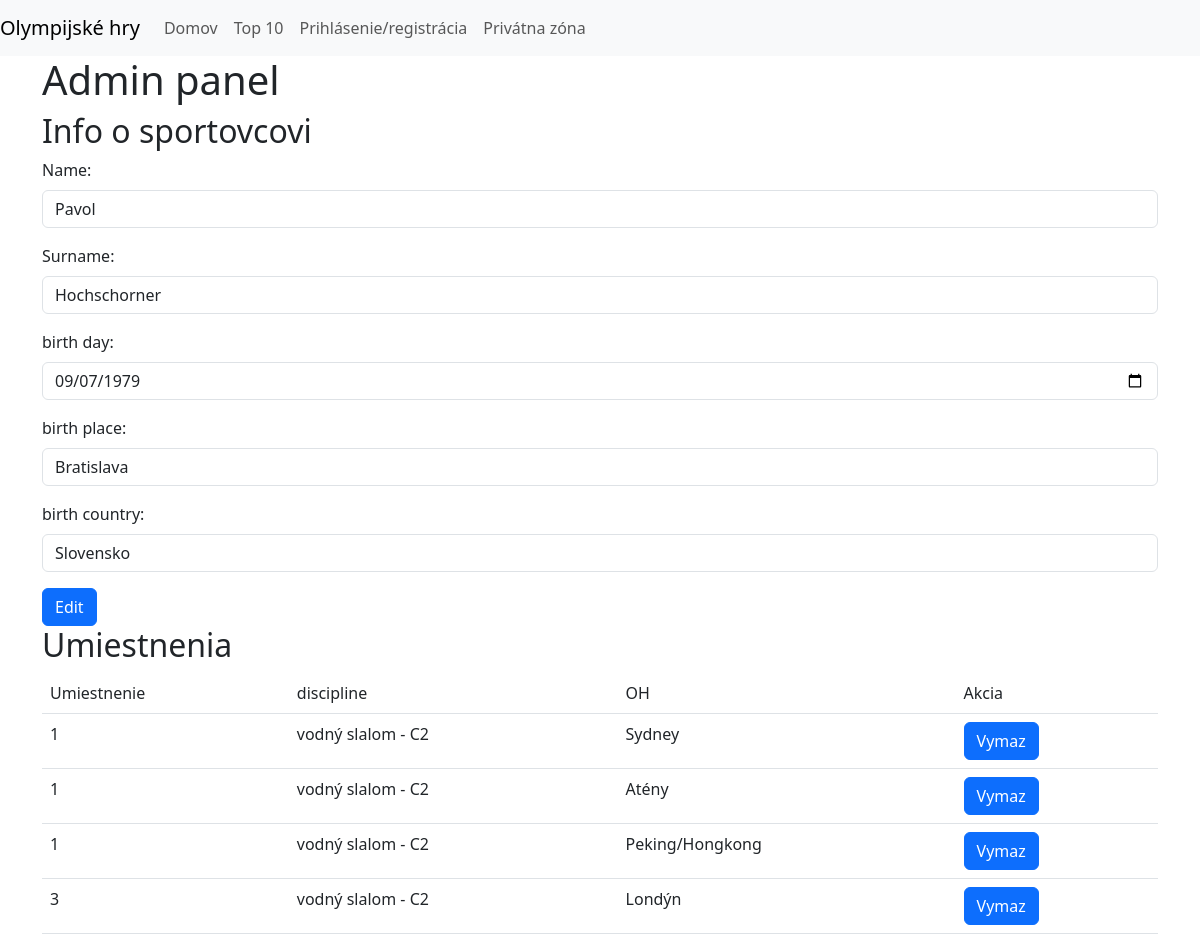
The page /editPerson.php?id=2 (signed in) on the database its author committed.
### tables this page shows
CREATE TABLE `person` (
  `id` int UNSIGNED NOT NULL,
  `name` varchar(100) NOT NULL,
  `surname` varchar(100) NOT NULL,
  `birth_day` date NOT NULL,
  `birth_place` varchar(100) NOT NULL,
  `birth_country` varchar(100) NOT NULL,
  `death_day` date DEFAULT NULL,
  `death_place` varchar(100) DEFAULT NULL,
  `death_country` varchar(100) DEFAULT NULL
);

CREATE TABLE `placement` (
  `id` int UNSIGNED NOT NULL,
  `person_id` int UNSIGNED NOT NULL,
  `games_id` int UNSIGNED NOT NULL,
  `placing` smallint UNSIGNED NOT NULL,
  `discipline` varchar(200) NOT NULL
);

CREATE TABLE `games` (
  `id` int UNSIGNED NOT NULL,
  `type` varchar(10) NOT NULL,
  `year` smallint NOT NULL,
  `games_order` tinyint UNSIGNED NOT NULL,
  `city` varchar(100) NOT NULL,
  `country` varchar(100) NOT NULL
);

### editPerson.php (the view, shortened to what this page needs)
<?php
require_once('config.php');
try {
    $db = new PDO("mysql:host=$hostname;dbname=$dbname", $username, $password);
    $db->setAttribute(PDO::ATTR_ERRMODE, PDO::ERRMODE_EXCEPTION);
    $query = "SELECT * FROM person where id=?";
    $stmt = $db->prepare($query);
    $stmt->execute([$_GET['id']]);
    $person = $stmt->fetch(PDO::FETCH_ASSOC);
    $query = "select placement.*, games.city from placement join games on placement.games_id = games.id where placement.person_id=?";
    $stmt = $db->prepare($query);
    $stmt->execute([$_GET['id']]);
    $placements = $stmt->fetchAll(PDO::FETCH_ASSOC);
} catch (PDOException $e) {
    echo $e->getMessage();
}
?>
<!DOCTYPE html>
<html lang="en">
<head>
    <link rel="stylesheet" href="https://unpkg.com/@picocss/pico@1.*/css/pico.min.css">
    <link href="https://cdn.jsdelivr.net/npm/bootstrap@5.3.0-alpha1/dist/css/bootstrap.min.css" rel="stylesheet"
>
</head>
<body>
    <nav class="navbar navbar-expand-lg navbar-light bg-light">
        <a class="navbar-brand" href="#">Olympijské hry</a>
        <div class="collapse navbar-collapse" id="navbarNav">
            <ul class="navbar-nav">
                <li class="nav-item active">
                    <a class="nav-link" href="index.php">Domov <span class="sr-only"></span></a>
                </li>
                <li class="nav-item">
                    <a class="nav-link" href="topTen.php">Top 10</a>
                </li>
                <li class="nav-item">
                    <a class="nav-link" href="allRegAndLogins.php">Prihlásenie/registrácia</a>
                </li>
                <li class="nav-item">
                    <a class="nav-link" href="restricted.php">Privátna zóna</a>
                </li>
            </ul>
        </div>
    </nav>
    <div class="container-md">
        <h1>Admin panel</h1>
        <h2>Info o sportovcovi</h2>
        <form action="#" method="post">
            <div class="mb-3">
                <label for="InputName" class="form-label">Name:</label>
                <input type="text" name="name" class="form-control" id="InputName"
                    value="<?php echo $person['name']; ?>" required>
            </div>
            <div class="mb-3">
                <label for="InputSurname" class="form-label">Surname:</label>
                <input type="text" name="surname" class="form-control" id="InputSurname"
                    value="<?php echo $person['surname']; ?>" required>
            </div>
            <div class="mb-3">
                <label for="InputDate" class="form-label">birth day:</label>
                <input type="date" name="birth_day" class="form-control" id="InputDate"
                    value="<?php echo $person['birth_day']; ?>" required>
            </div>
            <div class="mb-3">
                <label for="InputbrPlace" class="form-label">birth place:</label>
                <input type="text" name="birth_place" class="form-control" id="InputBrPlace"
                    value="<?php echo $person['birth_place']; ?>" required>
            </div>
            <div class="mb-3">
                <label for="InputBrCountry" class="form-label">birth country:</label>
                <input type="text" name="birth_country" class="form-control" id="InputBrCountry"
                    value="<?php echo $person['birth_country']; ?>" required>
            </div>
            <button type="submit" class="btn btn-primary">Edit</button>
        </form>
        <h2>Umiestnenia</h2>
        <table class="table">
            <thead>
                <tr>
                    <td>Umiestnenie</td>
                    <td>discipline</td>
                    <td>OH</td>
                    <td>Akcia</td>
                </tr>
            </thead>
            <tbody>
                <?php
                foreach ($placements as $placement) {
                    echo '<tr><td>' . $placement['placing'] . '</td><td>' . $placement['discipline'] . '</td><td>' . $placement['city'] . '</td><td>';
                    echo '<form action="#" method="post"><input type="hidden" name="del_placement_id" value="' . $placement['id'] . '"><button type="submit" class="btn btn-primary">Vymaz</button></form>';
                    echo '</td></tr>';
                }
                ?>
            </tbody>
        </table>
    </div>
</body>
</html>

### rows shown on the page
person: name "Pavol", surname "Hochschorner", birth_day "09/07/1979", birth_place "Bratislava", birth_country "Slovensko"
placement: placing "1", discipline "vodný slalom - C2", games.city "Sydney"
placement: placing "1", discipline "vodný slalom - C2", games.city "Atény"
placement: placing "1", discipline "vodný slalom - C2", games.city "Peking/Hongkong"
placement: placing "3", discipline "vodný slalom - C2", games.city "Londýn"
